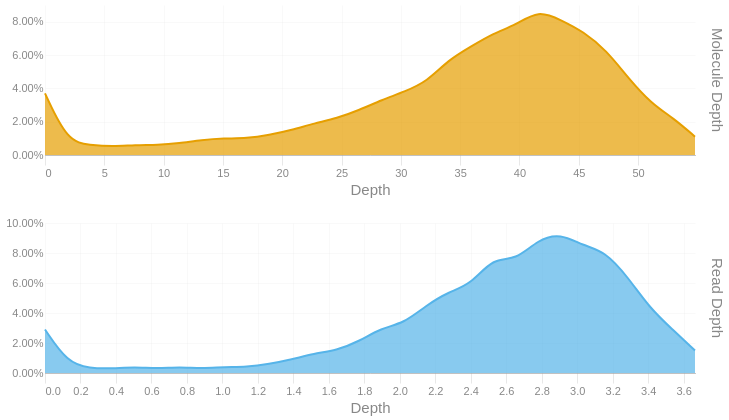

Source (notebook cell):
### Code cell
readdep = depth_hist(tb['Read Depth'], q99, 3)
readdep = readdep.with_columns(pl.lit('Read Depth').alias('Metric'))
if not SKIPLR:
    moldep = depth_hist(tb['Molecule Depth'], mol_q99, 1)
    moldep = moldep.with_columns(pl.lit('Molecule Depth').alias('Metric'))
    _hist = pl.concat([readdep, moldep])
    _hist = _hist.filter(pl.col('Proportion') != 0)
    with SafeRender(_hist):
        (
            alt.Chart(_hist)        
            .mark_area(interpolate = "basis")
            .encode(
                x=alt.X('Bin:Q').scale(domainMin=0).axis(alt.Axis(title='Depth')),
                y = alt.Y('Proportion:Q', title = None).axis(format = '.2%'),
                color = alt.Color('Metric:N').legend(None),
                row = alt.Row("Metric:N").header(title = None, labelOrient = 'right'),
                tooltip = [
                    alt.Tooltip("Metric:N", title = "Metric"),
                    alt.Tooltip('Interval:N', title = "Depth Interval"),
                    alt.Tooltip('Proportion:Q', title = "% Alignments").format('.2%')
                ]
            )
            .resolve_scale(x='independent', y='independent')
            .properties(
                height = 150, width = 650,
                usermeta={'embedOptions': {'downloadFileName': f'{samplename}.depth.hist'}}
            )
        ).display()
else:
    readdep = readdep.filter(pl.col('Proportion') != 0)
    with SafeRender(readdep):
        (
            alt.Chart(readdep)        
            .mark_area(interpolate = "basis")
            .encode(
                x=alt.X('Bin:Q').scale(domainMin=0).axis(alt.Axis(title='Depth')),
                y = alt.Y('Proportion:Q', title = None).axis(format = '.2%'),
                tooltip = [
                    alt.Tooltip('Interval:N', title = "Depth Interval"),
                    alt.Tooltip('Proportion:Q', title = "% Alignments").format('.2%')
                ]
            )
            .properties(
                usermeta={'embedOptions': {'downloadFileName': f'{samplename}.depth.hist'}}
            )
        ).display()

### Figure 1 — Vega-Lite specification as saved in the notebook (floating-point values rounded to 4 significant figures)
{"width": 650, "height": 150, "config": {"title": {"anchor": "start", "dy": -15, "fontSize": 18, "color": "#888888", "subtitleColor": "#888888", "subtitleFontSize": 14}, "arc": {"fill": "#0072B2"}, "axis": {"domainColor": "#888888", "domainWidth": 0.5, "gridWidth": 0.2, "grid": false, "titleFontWeight": 400, "titleFontSize": 15, "labelFontSize": 11, "labelColor": "#888888", "tickColor": "#888888", "tickWidth": 0.2, "titleColor": "#888888"}, "axisBand": {"grid": false}, "axisX": {"grid": true, "tickSize": 10, "domainCap": "round"}, "axisY": {"domain": false, "grid": true, "tickSize": 0, "domainCap": "round"}, "background": "transparent", "header": {"labelFontSize": 15, "labelColor": "#888888", "titleFontSize": 15, "titleFontWeight": 600, "titleColor": "#888888"}, "legend": {"labelFont": "sans-serif", "labelFontSize": 12, "labelColor": "#888888", "symbolSize": 100, "symbolType": "circle", "titleFontSize": 12, "titlePadding": 10, "titleColor": "#888888", "title": null}, "range": {"category": ["#E69F00", "#56B4E9", "#009E73", "#F0E442", "#0072B2", "#D55E00", "#CC79A7", "#000000"], "diverging": ["#cfe8f3", "#a2d4ec", "#73bfe2", "#46abdb", "#1696d2", "#12719e"]}, "area": {"fill": "#0072B2", "fillOpacity": 0.7, "line": true, "strokeOpacity": 0.7}, "line": {"color": "#0072B2", "stroke": "#0072B2", "strokeWidth": 2}, "trail": {"color": "#0072B2", "stroke": "#0072B2", "strokeWidth": 0, "size": 1}, "point": {"filled": true, "fillOpacity": 1.0, "size": 95}, "text": {"color": "#888888", "fontSize": 11, "align": "right", "fontWeight": 400, "size": 11}, "bar": {"fill": "#0072B2", "stroke": null}, "view": {"stroke": null, "continuousWidth": 660, "continuousHeight": 400}}, "data": {"name": "data-2d9f17ea72b5437a8f134ce1d10e9b37"}, "mark": {"type": "area", "interpolate": "basis"}, "encoding": {"color": {"field": "Metric", "legend": null, "type": "nominal"}, "row": {"field": "Metric", "header": {"title": null, "labelOrient": "right"}, "type": "nominal"}, "tooltip": [{"field": "Metric", "title": "Metric", "type": "nominal"}, {"field": "Interval", "title": "Depth Interval", "type": "nominal"}, {"field": "Proportion", "format": ".2%", "title": "% Alignments", "type": "quantitative"}], "x": {"axis": {"title": "Depth"}, "field": "Bin", "scale": {"domainMin": 0}, "type": "quantitative"}, "y": {"axis": {"format": ".2%"}, "field": "Proportion", "title": null, "type": "quantitative"}}, "resolve": {"scale": {"x": "independent", "y": "independent"}}, "usermeta": {"embedOptions": {"downloadFileName": "S6_Waccamaw_1680.depth.hist"}}, "$schema": "https://vega.github.io/schema/vega-lite/v6.1.0.json", "datasets": {"data-2d9f17ea72b5437a8f134ce1d10e9b37": [{"Bin": 0.0, "Interval": "0.0-0.126", "Proportion": 0.029, "Metric": "Read Depth"}, {"Bin": 0.126, "Interval": "0.126-0.253", "Proportion": 0.007, "Metric": "Read Depth"}, {"Bin": 0.253, "Interval": "0.253-0.379", "Proportion": 0.003, "Metric": "Read Depth"}, {"Bin": 0.379, "Interval": "0.379-0.505", "Proportion": 0.003, "Metric": "Read Depth"}, {"Bin": 0.505, "Interval": "0.505-0.632", "Proportion": 0.004, "Metric": "Read Depth"}, {"Bin": 0.632, "Interval": "0.632-0.758", "Proportion": 0.003, "Metric": "Read Depth"}, {"Bin": 0.758, "Interval": "0.758-0.884", "Proportion": 0.004, "Metric": "Read Depth"}, {"Bin": 0.884, "Interval": "0.884-1.011", "Proportion": 0.003, "Metric": "Read Depth"}, {"Bin": 1.011, "Interval": "1.011-1.137", "Proportion": 0.004, "Metric": "Read Depth"}, {"Bin": 1.137, "Interval": "1.137-1.263", "Proportion": 0.004, "Metric": "Read Depth"}, {"Bin": 1.263, "Interval": "1.263-1.39", "Proportion": 0.006, "Metric": "Read Depth"}, {"Bin": 1.39, "Interval": "1.39-1.516", "Proportion": 0.009, "Metric": "Read Depth"}, {"Bin": 1.516, "Interval": "1.516-1.642", "Proportion": 0.013, "Metric": "Read Depth"}, {"Bin": 1.642, "Interval": "1.642-1.769", "Proportion": 0.015, "Metric": "Read Depth"}, {"Bin": 1.769, "Interval": "1.769-1.895", "Proportion": 0.021, "Metric": "Read Depth"}, {"Bin": 1.895, "Interval": "1.895-2.021", "Proportion": 0.03, "Metric": "Read Depth"}, {"Bin": 2.021, "Interval": "2.021-2.148", "Proportion": 0.033, "Metric": "Read Depth"}, {"Bin": 2.148, "Interval": "2.148-2.274", "Proportion": 0.045, "Metric": "Read Depth"}, {"Bin": 2.274, "Interval": "2.274-2.4", "Proportion": 0.054, "Metric": "Read Depth"}, {"Bin": 2.4, "Interval": "2.4-2.527", "Proportion": 0.059, "Metric": "Read Depth"}, {"Bin": 2.527, "Interval": "2.527-2.653", "Proportion": 0.077, "Metric": "Read Depth"}, {"Bin": 2.653, "Interval": "2.653-2.779", "Proportion": 0.075, "Metric": "Read Depth"}, {"Bin": 2.779, "Interval": "2.779-2.906", "Proportion": 0.089, "Metric": "Read Depth"}, {"Bin": 2.906, "Interval": "2.906-3.032", "Proportion": 0.093, "Metric": "Read Depth"}, {"Bin": 3.032, "Interval": "3.032-3.158", "Proportion": 0.085, "Metric": "Read Depth"}, {"Bin": 3.158, "Interval": "3.158-3.285", "Proportion": 0.081, "Metric": "Read Depth"}, {"Bin": 3.285, "Interval": "3.285-3.411", "Proportion": 0.064, "Metric": "Read Depth"}, {"Bin": 3.411, "Interval": "3.411-3.537", "Proportion": 0.043, "Metric": "Read Depth"}, {"Bin": 3.537, "Interval": "3.537-3.664", "Proportion": 0.029, "Metric": "Read Depth"}, {"Bin": 3.664, "Interval": "3.664-3.79", "Proportion": 0.015, "Metric": "Read Depth"}, {"Bin": 0.0, "Interval": "0.0-1.9", "Proportion": 0.037, "Metric": "Molecule Depth"}, {"Bin": 1.9, "Interval": "1.9-3.8", "Proportion": 0.008, "Metric": "Molecule Depth"}, {"Bin": 3.8, "Interval": "3.8-5.7", "Proportion": 0.006, "Metric": "Molecule Depth"}, {"Bin": 5.7, "Interval": "5.7-7.6", "Proportion": 0.005, "Metric": "Molecule Depth"}, {"Bin": 7.6, "Interval": "7.6-9.5", "Proportion": 0.006, "Metric": "Molecule Depth"}, {"Bin": 9.5, "Interval": "9.5-11.3", "Proportion": 0.006, "Metric": "Molecule Depth"}, {"Bin": 11.3, "Interval": "11.3-13.2", "Proportion": 0.007, "Metric": "Molecule Depth"}, {"Bin": 13.2, "Interval": "13.2-15.1", "Proportion": 0.009, "Metric": "Molecule Depth"}, {"Bin": 15.1, "Interval": "15.1-17.0", "Proportion": 0.01, "Metric": "Molecule Depth"}, {"Bin": 17.0, "Interval": "17.0-18.9", "Proportion": 0.01, "Metric": "Molecule Depth"}, {"Bin": 18.9, "Interval": "18.9-20.8", "Proportion": 0.012, "Metric": "Molecule Depth"}, {"Bin": 20.8, "Interval": "20.8-22.7", "Proportion": 0.015, "Metric": "Molecule Depth"}, {"Bin": 22.7, "Interval": "22.7-24.6", "Proportion": 0.019, "Metric": "Molecule Depth"}, {"Bin": 24.6, "Interval": "24.6-26.5", "Proportion": 0.022, "Metric": "Molecule Depth"}, {"Bin": 26.5, "Interval": "26.5-28.4", "Proportion": 0.027, "Metric": "Molecule Depth"}, {"Bin": 28.4, "Interval": "28.4-30.3", "Proportion": 0.033, "Metric": "Molecule Depth"}, {"Bin": 30.3, "Interval": "30.3-32.2", "Proportion": 0.038, "Metric": "Molecule Depth"}, {"Bin": 32.2, "Interval": "32.2-34.0", "Proportion": 0.044, "Metric": "Molecule Depth"}, {"Bin": 34.0, "Interval": "34.0-35.9", "Proportion": 0.057, "Metric": "Molecule Depth"}, {"Bin": 35.9, "Interval": "35.9-37.8", "Proportion": 0.065, "Metric": "Molecule Depth"}, {"Bin": 37.8, "Interval": "37.8-39.7", "Proportion": 0.073, "Metric": "Molecule Depth"}, {"Bin": 39.7, "Interval": "39.7-41.6", "Proportion": 0.078, "Metric": "Molecule Depth"}, {"Bin": 41.6, "Interval": "41.6-43.5", "Proportion": 0.087, "Metric": "Molecule Depth"}, {"Bin": 43.5, "Interval": "43.5-45.4", "Proportion": 0.081, "Metric": "Molecule Depth"}, {"Bin": 45.4, "Interval": "45.4-47.3", "Proportion": 0.074, "Metric": "Molecule Depth"}, {"Bin": 47.3, "Interval": "47.3-49.2", "Proportion": 0.063, "Metric": "Molecule Depth"}, {"Bin": 49.2, "Interval": "49.2-51.1", "Proportion": 0.046, "Metric": "Molecule Depth"}, {"Bin": 51.1, "Interval": "51.1-53.0", "Proportion": 0.031, "Metric": "Molecule Depth"}, {"Bin": 53.0, "Interval": "53.0-54.8", "Proportion": 0.022, "Metric": "Molecule Depth"}, {"Bin": 54.8, "Interval": "54.8-56.74", "Proportion": 0.011, "Metric": "Molecule Depth"}]}}
